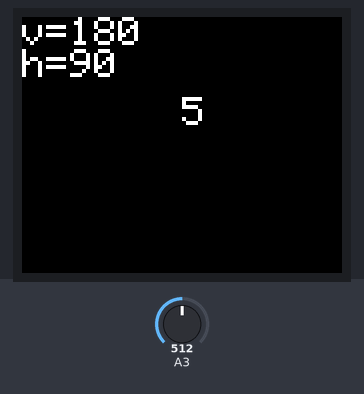
This sketch was run on a simulated Arduino Mega 2560, built with avr-gcc and run on an emulated ATmega2560. Shown: 160×128 colour display. Inputs (shaded band) come from the test bench; at power-on: A3 = 512. What the sketch prints to the serial monitor is not drawn.

Above: at 1.4 s.
1.5 s: A3 set to 716
At 2.6 s:
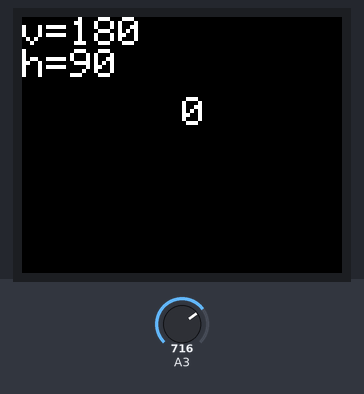
3.0 s: A3 set to 170
At 4.6 s:
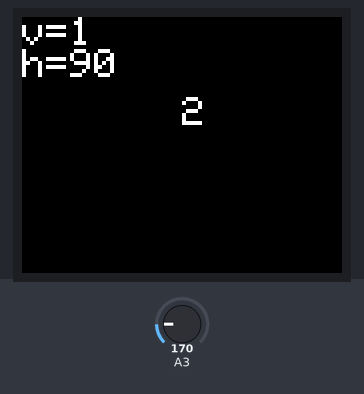
4.8 s: A3 set to 306
At 5.6 s:
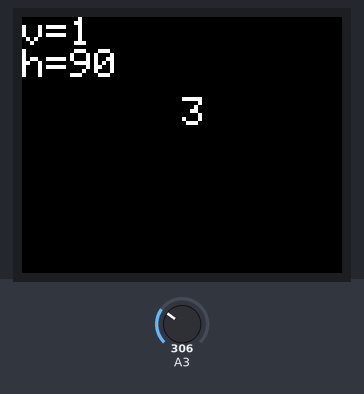
7.8 s: A3 set to 511
At 8.02 s:
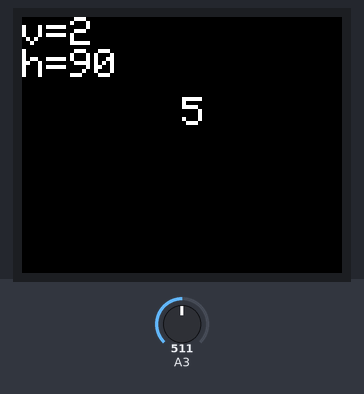
Timing chart, 0 to 10.6 s (numbered marks = the images above; inputs shaded):
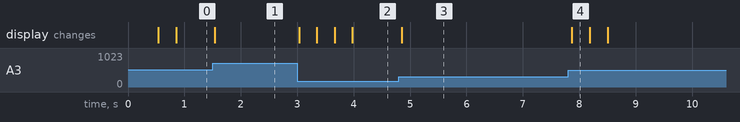

Measured:
- after the input at 1.5 s, the display: changes at once (image 1)
- after the input at 3.0 s, the display: first changes at once (image 2 shows a later state)
- after the input at 4.8 s, the display: changes after 0.05 s (image 3)
- after the input at 7.8 s, the display: changes after 0.07 s (image 4)

The sketch:

pult.ino
```cpp
#define cs   10
#define dc   8
#define rst  0  // you can also connect this to the Arduino reset

#define BUTTON_NONE 0
#define BUTTON_DOWN 1
#define BUTTON_RIGHT 2
#define BUTTON_SELECT 3
#define BUTTON_UP 4
#define BUTTON_LEFT 5

#include <Adafruit_GFX.h>    // Core graphics library
#include <Adafruit_ST7735.h> // Hardware-specific library
#include <SPI.h>

#if defined(__SAM3X8E__)
    #undef __FlashStringHelper::F(string_literal)
    #define F(string_literal) string_literal
#endif

Adafruit_ST7735 tft = Adafruit_ST7735(cs, dc, rst);
int av=90;
int ah=90;
int r = BUTTON_DOWN;

#define BAUDRATE 9600

void setup(void) {
  Serial.begin(BAUDRATE);
  Serial1.begin(BAUDRATE);
  tft.initR(INITR_BLACKTAB);   // initialize a ST7735S chip, black tab
  tft.setTextWrap(true); // Allow text to run off right edge
  tft.fillScreen(ST7735_BLACK);

  Serial.println("This is a test of the rotation capabilities of the TFT library!");
  Serial.println("Press <SEND> (or type a character) to advance");
 tft.setRotation(3);
  tft.setCursor(0, 0);
    tft.setTextSize(2);
    tft.setTextColor(ST7735_WHITE);
}

#define INCR_MIN 1
#define INCR_ACC 1

int previousBtn = 0;
int incr = INCR_MIN;

void loop(void)
{
  if (r != previousBtn || r != BUTTON_NONE) {
    previousBtn = r;
    tft.fillRect(80, 40, 50, 14, ST7735_BLACK);
    tft.setCursor(80,40);
    tft.print(readButton());
    tft.setCursor(0,0);
    tft.fillRect(0, 0, 80, 30, ST7735_BLACK);
    tft.print("v="); tft.println(av);
    tft.print("h="); tft.println(ah);
  }

  r=readButton();

  if (r==BUTTON_LEFT) av += incr;
  if (r==BUTTON_RIGHT) av -= incr;

  if (r==BUTTON_UP) ah += incr;
  if (r==BUTTON_DOWN) ah -= incr;

  // clamp
  av = av>180 ? 180 : (av<1 ? 1: av);
  ah = ah>180 ? 180 : (ah<1 ? 1: ah);

  if (r==BUTTON_SELECT) {
    Serial.print("F");
    Serial.print((char)254);
    Serial1.print("F");
    Serial1.print((char)254);
  }

  if (r!=BUTTON_SELECT && r!=BUTTON_NONE) {
    Serial.print("A");
    Serial.print((char)ah);
    Serial.print((char)av);
    Serial.print((char)254);

    Serial1.print("A");
    Serial1.print((char)ah);
    Serial1.print((char)av);
    Serial1.print((char)254);

    delay(30);

    incr += INCR_ACC;
  } else {
    incr = INCR_MIN;
  }
}

int readButton(void) {
  float a = analogRead(3);

  a *= 5.0;
  a /= 1024.0;

  if (a < 0.2) return BUTTON_DOWN;
  if (a < 1.0) return BUTTON_RIGHT;
  if (a < 1.5) return BUTTON_SELECT;
  if (a < 2.0) return BUTTON_UP;
  if (a < 3.2) return BUTTON_LEFT;
  else return BUTTON_NONE;
}

//
//
//
//void rotateText() {
//  for (uint8_t i=0; i<4; i++) {
//    tft.fillScreen(ST7735_BLACK);
//    Serial.println(tft.getRotation(), DEC);
//
//    tft.setCursor(0, 30);
//    tft.setTextColor(ST7735_RED);
//    tft.setTextSize(1);
//    tft.println("Hello World!");
//    tft.setTextColor(ST7735_YELLOW);
//    tft.setTextSize(2);
//    tft.println("Hello World!");
//    tft.setTextColor(ST7735_GREEN);
//    tft.setTextSize(3);
//    tft.println("Hello World!");
//    tft.setTextColor(ST7735_BLUE);
//    tft.setTextSize(4);
//    tft.print(1234.567);
//    while (!Serial.available());
//    Serial.read();  Serial.read();  Serial.read();
//
//    tft.setRotation(tft.getRotation()+1);
//  }
//}
//

//
//void rotateFillcircle(void) {
//  for (uint8_t i=0; i<4; i++) {
//    tft.fillScreen(ST7735_BLACK);
//    Serial.println(tft.getRotation(), DEC);
//
//    tft.fillCircle(10, 30, 10, ST7735_YELLOW);
//
//    while (!Serial.available());
//    Serial.read();  Serial.read();  Serial.read();
//
//    tft.setRotation(tft.getRotation()+1);
//  }
//}
//
//void rotateDrawcircle(void) {
//  for (uint8_t i=0; i<4; i++) {
//    tft.fillScreen(ST7735_BLACK);
//    Serial.println(tft.getRotation(), DEC);
//
//    tft.drawCircle(10, 30, 10, ST7735_YELLOW);
//
//    while (!Serial.available());
//    Serial.read();  Serial.read();  Serial.read();
//
//    tft.setRotation(tft.getRotation()+1);
//  }
//}
//
//void rotateFillrect(void) {
//  for (uint8_t i=0; i<4; i++) {
//    tft.fillScreen(ST7735_BLACK);
//    Serial.println(tft.getRotation(), DEC);
//
//    tft.fillRect(10, 20, 10, 20, ST7735_GREEN);
//
//    while (!Serial.available());
//    Serial.read();  Serial.read();  Serial.read();
//
//    tft.setRotation(tft.getRotation()+1);
//  }
//}
//
//void rotateDrawrect(void) {
//  for (uint8_t i=0; i<4; i++) {
//    tft.fillScreen(ST7735_BLACK);
//    Serial.println(tft.getRotation(), DEC);
//
//    tft.drawRect(10, 20, 10, 20, ST7735_GREEN);
//
//    while (!Serial.available());
//    Serial.read();  Serial.read();  Serial.read();
//
//    tft.setRotation(tft.getRotation()+1);
//  }
//}
//
//void rotateFastline(void) {
//  for (uint8_t i=0; i<4; i++) {
//    tft.fillScreen(ST7735_BLACK);
//    Serial.println(tft.getRotation(), DEC);
//
//    tft.drawFastHLine(0, 20, tft.width(), ST7735_RED);
//    tft.drawFastVLine(20, 0, tft.height(), ST7735_BLUE);
//
//    while (!Serial.available());
//    Serial.read();  Serial.read();  Serial.read();
//
//    tft.setRotation(tft.getRotation()+1);
//  }
//}
//
//void rotateLine(void) {
//  for (uint8_t i=0; i<4; i++) {
//    tft.fillScreen(ST7735_BLACK);
//    Serial.println(tft.getRotation(), DEC);
//
//    tft.drawLine(tft.width()/2, tft.height()/2, 0, 0, ST7735_RED);
//    while (!Serial.available());
//    Serial.read();  Serial.read();  Serial.read();
//
//    tft.setRotation(tft.getRotation()+1);
//  }
//}
//
//void rotatePixel(void) {
//  for (uint8_t i=0; i<4; i++) {
//    tft.fillScreen(ST7735_BLACK);
//    Serial.println(tft.getRotation(), DEC);
//
//    tft.drawPixel(10,20, ST7735_WHITE);
//    while (!Serial.available());
//    Serial.read();  Serial.read();  Serial.read();
//
//    tft.setRotation(tft.getRotation()+1);
//  }
//}
//
//void rotateTriangle(void) {
//  for (uint8_t i=0; i<4; i++) {
//    tft.fillScreen(ST7735_BLACK);
//    Serial.println(tft.getRotation(), DEC);
//
//    tft.drawTriangle(20, 10, 10, 30, 30, 30, ST7735_GREEN);
//    while (!Serial.available());
//    Serial.read();  Serial.read();  Serial.read();
//
//    tft.setRotation(tft.getRotation()+1);
//  }
//}
//
//void rotateFillTriangle(void) {
//  for (uint8_t i=0; i<4; i++) {
//    tft.fillScreen(ST7735_BLACK);
//    Serial.println(tft.getRotation(), DEC);
//
//    tft.fillTriangle(20, 10, 10, 30, 30, 30, ST7735_RED);
//    while (!Serial.available());
//    Serial.read();  Serial.read();  Serial.read();
//
//    tft.setRotation(tft.getRotation()+1);
//  }
//}
//
//void rotateRoundRect(void) {
//  for (uint8_t i=0; i<4; i++) {
//    tft.fillScreen(ST7735_BLACK);
//    Serial.println(tft.getRotation(), DEC);
//
//    tft.drawRoundRect(20, 10, 25, 15, 5, ST7735_BLUE);
//    while (!Serial.available());
//    Serial.read();  Serial.read();  Serial.read();
//
//    tft.setRotation(tft.getRotation()+1);
//  }
//}
//
//void rotateFillRoundRect(void) {
//  for (uint8_t i=0; i<4; i++) {
//    tft.fillScreen(ST7735_BLACK);
//    Serial.println(tft.getRotation(), DEC);
//
//    tft.fillRoundRect(20, 10, 25, 15, 5, ST7735_CYAN);
//    while (!Serial.available());
//    Serial.read();  Serial.read();  Serial.read();
//
//    tft.setRotation(tft.getRotation()+1);
//  }
//}
//
//void rotateChar(void) {
//  for (uint8_t i=0; i<4; i++) {
//    tft.fillScreen(ST7735_BLACK);
//    Serial.println(tft.getRotation(), DEC);
//
//    tft.drawChar(25, 15, 'A', ST7735_WHITE, ST7735_WHITE, 1);
//    while (!Serial.available());
//    Serial.read();  Serial.read();  Serial.read();
//
//    tft.setRotation(tft.getRotation()+1);
//  }
//}
//
//void rotateString(void) {
//  for (uint8_t i=0; i<4; i++) {
//        Serial.println(tft.getRotation(), DEC);
//
//
//
//  }
//}
```
